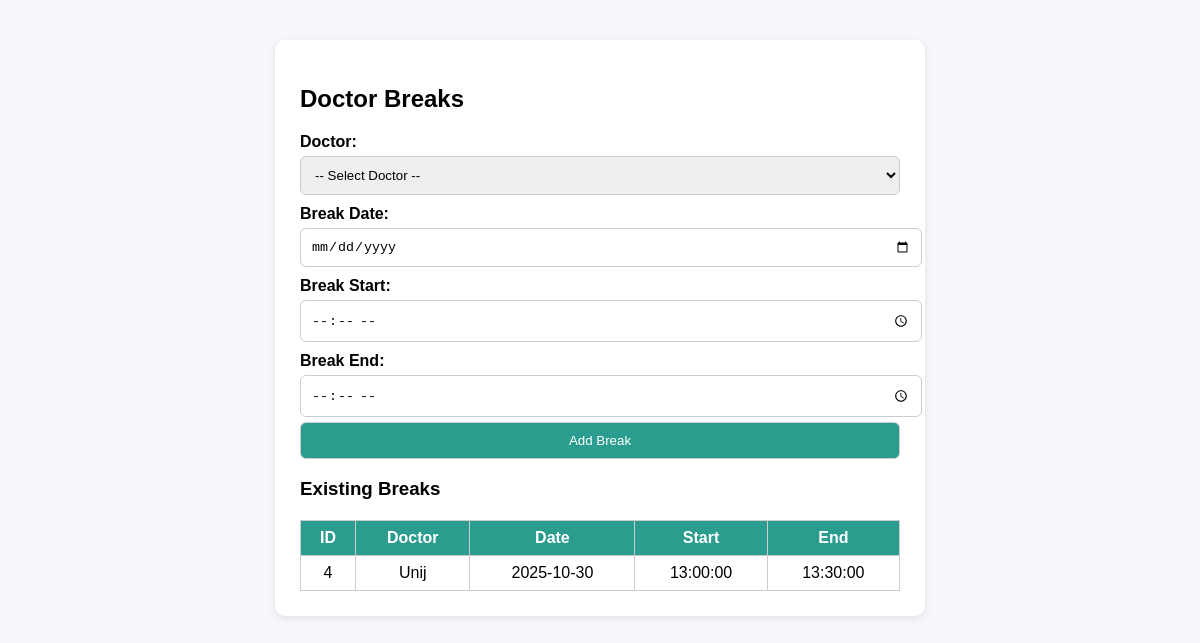
Page /Doctor/break.php on the committed database.
### tables this page shows
CREATE TABLE `doctor_breaks` (
  `id` int(11) NOT NULL,
  `doctor_id` int(11) NOT NULL,
  `break_date` date NOT NULL,
  `break_start` time NOT NULL,
  `break_end` time NOT NULL,
  `created_at` timestamp NOT NULL DEFAULT current_timestamp(),
  `updated_at` timestamp NOT NULL DEFAULT current_timestamp() ON UPDATE current_timestamp()
);

CREATE TABLE `doctors` (
  `id` int(11) NOT NULL,
  `specialization_id` int(11) NOT NULL,
  `department_id` int(11) NOT NULL,
  `doctor_name` varchar(150) NOT NULL,
  `clinic_address` varchar(255) NOT NULL,
  `consultancy_fees` decimal(10,2) NOT NULL,
  `contact_no` varchar(20) NOT NULL,
  `email` varchar(100) NOT NULL,
  `password` varchar(255) NOT NULL,
  `created_at` timestamp NOT NULL DEFAULT current_timestamp(),
  `reset_token` varchar(255) DEFAULT NULL,
  `reset_expiry` datetime DEFAULT NULL
);

### Doctor/break.php (the view, shortened to what this page needs)
<?php
require 'db.php';
$breaks = $con->query("
    SELECT db.id, d.doctor_name, db.break_date, db.break_start, db.break_end
    FROM doctor_breaks db
    JOIN doctors d ON db.doctor_id = d.id
    ORDER BY db.break_date, db.break_start
");
?>
<!DOCTYPE html>
<html>
<head>
</head>
<body>
<div class="container">
  <h2>Doctor Breaks</h2>
  <form method="POST">
    <label>Doctor:</label>
    <select name="doctor_id" required>
      <option value="">-- Select Doctor --</option>
    </select>
    <label>Break Date:</label>
    <input type="date" name="break_date" required>
    <label>Break Start:</label>
    <input type="time" name="break_start" required>
    <label>Break End:</label>
    <input type="time" name="break_end" required>
    <button type="submit">Add Break</button>
  </form>
  <h3>Existing Breaks</h3>
  <table>
    <tr>
      <th>ID</th>
      <th>Doctor</th>
      <th>Date</th>
      <th>Start</th>
      <th>End</th>
    </tr>
    <?php while($row = $breaks->fetch_assoc()): ?>
    <tr>
      <td><?= $row['id'] ?></td>
      <td><?= htmlspecialchars($row['doctor_name']) ?></td>
      <td><?= $row['break_date'] ?></td>
      <td><?= $row['break_start'] ?></td>
      <td><?= $row['break_end'] ?></td>
    </tr>
    <?php endwhile; ?>
  </table>
</div>
</body>
</html>

### Doctor/break.php (style rules this page uses)
body { font-family: Arial; background: #f6f8fb; }
.container { width: 600px; margin: 40px auto; background: #fff; padding: 25px; border-radius: 10px; box-shadow: 0 2px 8px rgba(0,0,0,0.1); }
label { display: block; margin-top: 10px; font-weight: bold; }
input, select, button { width: 100%; padding: 10px; margin-top: 5px; border: 1px solid #ccc; border-radius: 6px; }
button { background: #2a9d8f; color: white; cursor: pointer; }
table { width: 100%; border-collapse: collapse; margin-top: 20px; }
th, td { border: 1px solid #ccc; padding: 8px; text-align: center; }
th { background: #2a9d8f; color: white; }

### rows in the picture
doctor_breaks: id "4", doctor.doctor_name "Unij", break_date "2025-10-30", break_start "13:00:00", break_end "13:30:00"
